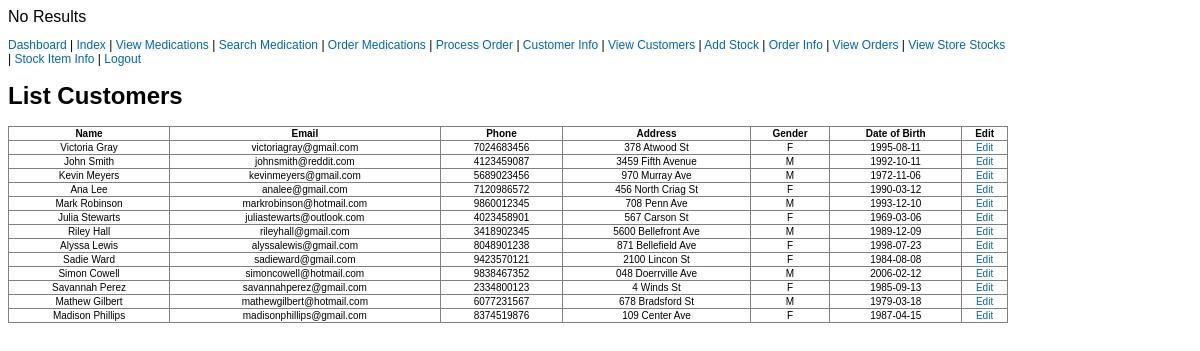
Page /php/viewCustomers.php?show=all (signed in) on the committed database.
### tables this page shows
CREATE TABLE IF NOT EXISTS CUSTOMERS(
    cust_id INT NOT NULL AUTO_INCREMENT,
    first_name VARCHAR(255) NOT NULL,
    last_name VARCHAR(255) NOT NULL,
    email_address VARCHAR(255) NOT NULL,
    passwd VARCHAR(255) NOT NULL,
    phone_number VARCHAR(255) NOT NULL,
    address VARCHAR(255) NOT NULL,
    gender VARCHAR(1) NOT NULL,
    dob DATE NOT NULL,
    PRIMARY KEY(cust_id),
    CONSTRAINT unique_email UNIQUE(email_address),
    CONSTRAINT unique_phone UNIQUE(phone_number)
);

### php/viewCustomers.php (the view, shortened to what this page needs)
<?php
include("includes.php");
if (isset($_GET['show'])) {
    $query="SELECT * FROM CUSTOMERS";
}
?>
<!DOCTYPE html>
<html>
    <head>
        <link rel="stylesheet" href="../css/style.css" />
    </head>
    <body>
        <div class="form">
            <?php include("nav_menu.php"); ?>
            <h1> List Customers </h1>
            <table width="100%" border="1" style="border-collapse:collapse;">
                <thead>
                    <tr>
                        <th><strong>Name</strong></th>
                        <th><strong>Email</strong></th>
                        <th><strong>Phone</strong></th>
                        <th><strong>Address</strong></th>
                        <th><strong>Gender</strong></th>
                        <th><strong>Date of Birth</strong></th>
                        <th><strong>Edit</strong></th>
                    </tr>
                </thead>
            <tbody>
                <?php
                  $result = mysqli_query($con, $query);
                  while($row = mysqli_fetch_assoc($result)) { ?>
                        <tr>
                            <td align="center">
                                <?php echo $row["first_name"]." ".$row["last_name"]; ?>
                            </td>
                            <td align="center">
                                <?php echo $row["email_address"]; ?>
                            </td>
                            <td align="center">
                                <?php echo $row["phone_number"]; ?>
                            </td>
                            <td align="center">
                                <?php echo $row["address"]; ?>
                            </td>
                            <td align="center">
                                <?php echo $row["gender"]; ?>
                            </td>
                            <td align="center">
                                <?php echo $row["dob"]; ?>
                            </td>
                            <td align="center">
                                <a href="editCustomer.php?cust_id=<?php echo $row['cust_id']; ?>">Edit</a>
                            </td>
                        </tr>
                    <?php } ?>
                </tbody>
            </table>
            <br />
        </div>
    </body>
</html>

### css/style.css (style rules this page uses)
body { font-family: Arial, Sans-Serif; }
a { color: #0067ab; text-decoration: none; }
table { font-size: smaller; }
.form { width: 1000px; align: center; font-size: 12px; }

### rows in the picture
customers: first_name "Victoria", last_name "Gray", email_address "victoriagray@gmail.com", phone_number "7024683456", address "378 Atwood St", gender "F", dob "1995-08-11"
customers: first_name "John", last_name "Smith", email_address "johnsmith@reddit.com", phone_number "4123459087", address "3459 Fifth Avenue", gender "M", dob "1992-10-11"
customers: first_name "Kevin", last_name "Meyers", email_address "kevinmeyers@gmail.com", phone_number "5689023456", address "970 Murray Ave", gender "M", dob "1972-11-06"
customers: first_name "Ana", last_name "Lee", email_address "analee@gmail.com", phone_number "7120986572", address "456 North Criag St", gender "F", dob "1990-03-12"
customers: first_name "Mark", last_name "Robinson", email_address "markrobinson@hotmail.com", phone_number "9860012345", address "708 Penn Ave", gender "M", dob "1993-12-10"
customers: first_name "Julia", last_name "Stewarts", email_address "juliastewarts@outlook.com", phone_number "4023458901", address "567 Carson St", gender "F", dob "1969-03-06"
customers: first_name "Riley", last_name "Hall", email_address "rileyhall@gmail.com", phone_number "3418902345", address "5600 Bellefront Ave", gender "M", dob "1989-12-09"
customers: first_name "Alyssa", last_name "Lewis", email_address "alyssalewis@gmail.com", phone_number "8048901238", address "871 Bellefield Ave", gender "F", dob "1998-07-23"
customers: first_name "Sadie", last_name "Ward", email_address "sadieward@gmail.com", phone_number "9423570121", address "2100 Lincon St", gender "F", dob "1984-08-08"
customers: first_name "Simon", last_name "Cowell", email_address "simoncowell@hotmail.com", phone_number "9838467352", address "048 Doerrville Ave", gender "M", dob "2006-02-12"
customers: first_name "Savannah", last_name "Perez", email_address "savannahperez@gmail.com", phone_number "2334800123", address "4 Winds St", gender "F", dob "1985-09-13"
customers: first_name "Mathew", last_name "Gilbert", email_address "mathewgilbert@hotmail.com", phone_number "6077231567", address "678 Bradsford St", gender "M", dob "1979-03-18"
customers: first_name "Madison", last_name "Phillips", email_address "madisonphillips@gmail.com", phone_number "8374519876", address "109 Center Ave", gender "F", dob "1987-04-15"
